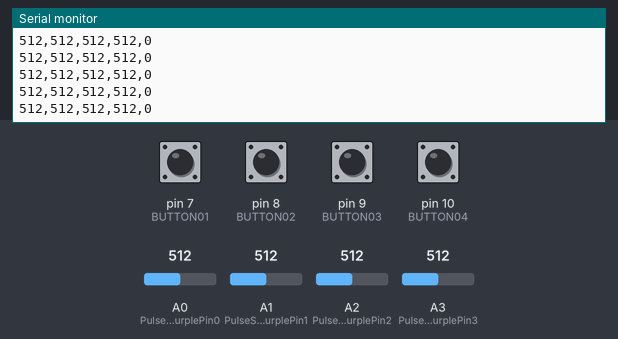
Simulated run of this sketch. Board: Arduino Uno, built with avr-gcc and run on an emulated ATmega328P. On the bench: the last lines printed to the serial monitor. The test bench sets the inputs (shaded band); at power-on: pin 7 (BUTTON01), pin 8 (BUTTON02), pin 9 (BUTTON03), pin 10 (BUTTON04) LOW, A1 (PulseSensorPurplePin1) = 512, A0 (PulseSensorPurplePin0) = 512, A2 (PulseSensorPurplePin2) = 512, A3 (PulseSensorPurplePin3) = 512.

Above: at 13.2 s.
13.3 s: A1 (PulseSensorPurplePin1) set to 88
At 14.0 s:
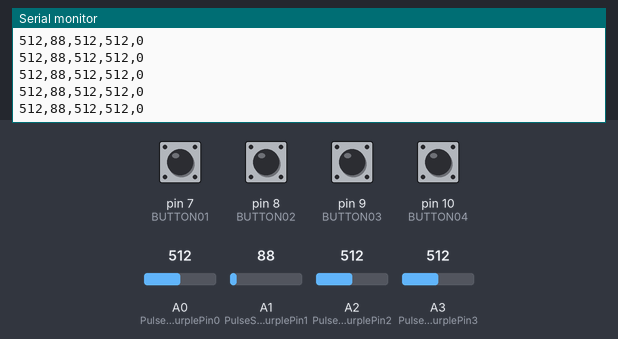
16.3 s: A1 (PulseSensorPurplePin1) set to 111
At 17.3 s:
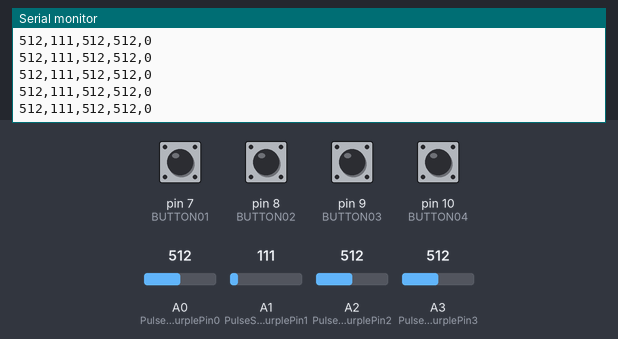
Timing chart, 0 to 18.8 s (numbered marks = the images above; inputs shaded):
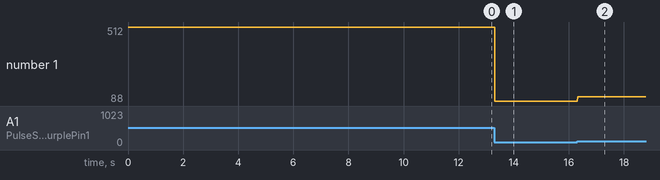

Measured:
- after the input at 13.3 s, the serial monitor: prints a new line at once (image 1)
- after the input at 16.3 s, the serial monitor: prints a new line at once (image 2)
- plotted number 1: 512 → 88 after the input at 13.3 s, 88 → 111 after the input at 16.3 s

The sketch:

puls_sensors_sample.ino
```cpp
/*  PulseSensor Starter Project and Signal Tester
 *  The Best Way to Get Started  With, or See the Raw Signal of, your PulseSensor.com邃｢ & Arduino.
 *
 *  Here is a link to the tutorial
 *  https://pulsesensor.com/pages/code-and-guide
 *
 *  WATCH ME (Tutorial Video):
 *  https://www.youtube.com/watch?v=RbB8NSRa5X4
 *
 *
-------------------------------------------------------------
1) This shows a live human Heartbeat Pulse.
2) Live visualization in Arduino's Cool "Serial Plotter".
3) Blink an LED on each Heartbeat.
4) This is the direct Pulse Sensor's Signal.
5) A great first-step in troubleshooting your circuit and connections.
6) "Human-readable" code that is newbie friendly."

*/
//#include <HardwareBLESerial.h>

//HardwareBLESerial &bleSerial = HardwareBLESerial::getInstance();

unsigned char BUTTON;
#define BUTTON_001 0001
#define BUTTON_002 0001 << 1
#define BUTTON_003 0001 << 2
#define BUTTON_004 0001 << 3

//  Variables
int PulseSensorPurplePin0 = 0;        // Pulse Sensor PURPLE WIRE connected to ANALOG PIN 0
int PulseSensorPurplePin1 = 1;        // Pulse Sensor PURPLE WIRE connected to ANALOG PIN 0
int PulseSensorPurplePin2 = 2;        // Pulse Sensor PURPLE WIRE connected to ANALOG PIN 0
int PulseSensorPurplePin3 = 3;        // Pulse Sensor PURPLE WIRE connected to ANALOG PIN 0
int LED13 = 13;   //  The on-board Arduion LED


int Signal_000;                // holds the incoming raw data. Signal value can range from 0-1024
int Signal_001;                // holds the incoming raw data. Signal value can range from 0-1024
int Signal_002;                // holds the incoming raw data. Signal value can range from 0-1024
int Signal_003;                // holds the incoming raw data. Signal value can range from 0-1024

//int Threshold = 550;            // Determine which Signal to "count as a beat", and which to ingore.

int BUTTON01 = 7;
int BUTTON02 = 8;
int BUTTON03 = 9;
int BUTTON04 = 10;

bool use_bluetooth = false;

// The SetUp Function:
void setup() {
  //pinMode(LED13,OUTPUT);         // pin that will blink to your heartbeat!
  pinMode(BUTTON01, INPUT);
  pinMode(BUTTON02, INPUT);
  pinMode(BUTTON03, INPUT);
  pinMode(BUTTON04, INPUT);
  Serial.begin(115200);         // Set's up Serial Communication at certain speed.
  while (!Serial) {
    ; // シリアルポートの準備ができるのを待つ(Leonardoのみ必要)
  }
  Serial.println("Ready");
}
int i =0;
unsigned long start_time = micros();
// The Main Loop Function
void loop() {

  BUTTON = 0;
  //bleSerial.poll();
  Signal_000 = analogRead(PulseSensorPurplePin0);
  Signal_001 = analogRead(PulseSensorPurplePin1);
  Signal_002 = analogRead(PulseSensorPurplePin2);
  Signal_003 = analogRead(PulseSensorPurplePin3);
  if(digitalRead(BUTTON01) == HIGH)
  {
    BUTTON |= BUTTON_001;
  }

  if(digitalRead(BUTTON02) == HIGH)
  {
    BUTTON |= BUTTON_002;
  }

  if(digitalRead(BUTTON03) == HIGH)
  {
    BUTTON |= BUTTON_003;
  }

  if(digitalRead(BUTTON04) == HIGH)
  {
    BUTTON |= BUTTON_004;
  }


  unsigned long end_time = micros();
  unsigned long delta = end_time - start_time;
  char send_data[30];
  memset(&send_data,0x00,30);


  sprintf(send_data, "%d,%d,%d,%d,%d",Signal_000, Signal_001, Signal_002, Signal_003, BUTTON);


  if (10*1000>delta)
  {
    delayMicroseconds(10*1000-delta);
  }

     Serial.println(send_data);


  start_time = micros();

}
```
